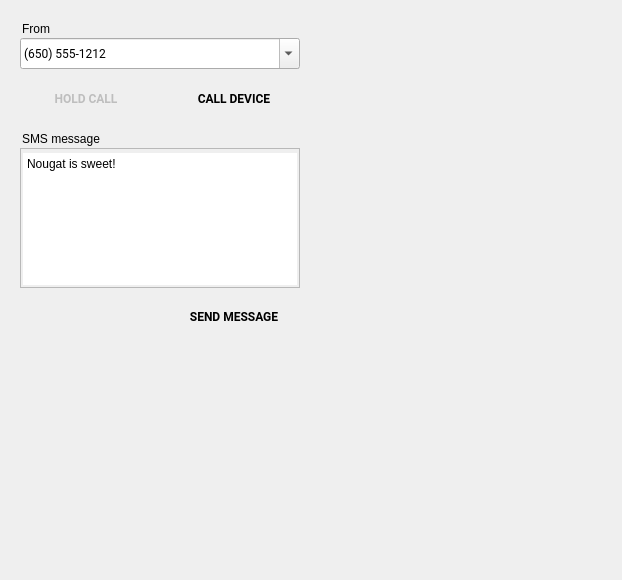
<?xml version="1.0" encoding="UTF-8"?>
<ui version="4.0">
 <class>TelephonyPage</class>
 <widget class="QWidget" name="TelephonyPage">
  <property name="geometry">
   <rect>
    <x>0</x>
    <y>0</y>
    <width>622</width>
    <height>580</height>
   </rect>
  </property>
  <property name="windowTitle">
   <string>Form</string>
  </property>
  <widget class="QPlainTextEdit" name="sms_messageBox">
   <property name="geometry">
    <rect>
     <x>20</x>
     <y>148</y>
     <width>280</width>
     <height>140</height>
    </rect>
   </property>
   <property name="styleSheet">
    <string notr="true">padding: 4px 2px 2px 2px;</string>
   </property>
   <property name="plainText">
    <string>Nougat is sweet!</string>
   </property>
   <property name="ColorGroup" stdset="0">
    <string>SmsBox</string>
   </property>
   <property name="report_metrics" stdset="0">
    <bool>false</bool>
   </property>
  </widget>
  <widget class="QGroupBox" name="tel_fromGroup">
   <property name="geometry">
    <rect>
     <x>20</x>
     <y>20</y>
     <width>51</width>
     <height>21</height>
    </rect>
   </property>
   <property name="styleSheet">
    <string notr="true">border: 0px;</string>
   </property>
   <property name="title">
    <string>From</string>
   </property>
   <property name="ColorGroup" stdset="0">
    <string notr="true">Title</string>
   </property>
  </widget>
  <widget class="RaisedMaterialButton" name="tel_startEndButton">
   <property name="geometry">
    <rect>
     <x>168</x>
     <y>80</y>
     <width>132</width>
     <height>36</height>
    </rect>
   </property>
   <property name="font">
    <font>
     <family>Roboto</family>
     <weight>75</weight>
     <bold>true</bold>
    </font>
   </property>
   <property name="toolTip">
    <string>Start call</string>
   </property>
   <property name="text">
    <string>CALL DEVICE</string>
   </property>
   <property name="icon">
    <iconset resource="../resources.qrc">
     <normaloff>:/light/phone_button</normaloff>:/light/phone_button</iconset>
   </property>
   <property name="iconSize">
    <size>
     <width>20</width>
     <height>20</height>
    </size>
   </property>
   <property name="flat">
    <bool>true</bool>
   </property>
   <property name="themeIconName" stdset="0">
    <string>phone_button</string>
   </property>
   <property name="ColorGroup" stdset="0">
    <string>Tool</string>
   </property>
   <property name="themeIconName_disabled" stdset="0">
    <string>phone_disabled</string>
   </property>
   <property name="report_metrics" stdset="0">
    <bool>false</bool>
   </property>
  </widget>
  <widget class="QComboBox" name="tel_numberBox">
   <property name="geometry">
    <rect>
     <x>20</x>
     <y>38</y>
     <width>280</width>
     <height>31</height>
    </rect>
   </property>
   <property name="font">
    <font>
     <family>Roboto</family>
    </font>
   </property>
   <property name="editable">
    <bool>true</bool>
   </property>
   <property name="insertPolicy">
    <enum>QComboBox::InsertAtTop</enum>
   </property>
   <property name="report_metrics" stdset="0">
    <bool>false</bool>
   </property>
   <item>
    <property name="text">
     <string>(650) 555-1212</string>
    </property>
   </item>
   <item>
    <property name="text">
     <string>+1 650 555-6789</string>
    </property>
   </item>
  </widget>
  <widget class="RaisedMaterialButton" name="sms_sendButton">
   <property name="geometry">
    <rect>
     <x>168</x>
     <y>298</y>
     <width>132</width>
     <height>36</height>
    </rect>
   </property>
   <property name="font">
    <font>
     <family>Roboto</family>
     <weight>75</weight>
     <bold>true</bold>
    </font>
   </property>
   <property name="text">
    <string>SEND MESSAGE</string>
   </property>
   <property name="icon">
    <iconset resource="../resources.qrc">
     <normaloff>:/dark/send</normaloff>:/dark/send</iconset>
   </property>
   <property name="iconSize">
    <size>
     <width>20</width>
     <height>20</height>
    </size>
   </property>
   <property name="flat">
    <bool>true</bool>
   </property>
   <property name="themeIconName" stdset="0">
    <string>send</string>
   </property>
   <property name="ColorGroup" stdset="0">
    <string>Tool</string>
   </property>
   <property name="report_metrics" stdset="0">
    <bool>false</bool>
   </property>
  </widget>
  <widget class="RaisedMaterialButton" name="tel_holdCallButton">
   <property name="enabled">
    <bool>false</bool>
   </property>
   <property name="geometry">
    <rect>
     <x>20</x>
     <y>80</y>
     <width>132</width>
     <height>36</height>
    </rect>
   </property>
   <property name="font">
    <font>
     <family>Roboto</family>
     <weight>75</weight>
     <bold>true</bold>
    </font>
   </property>
   <property name="toolTip">
    <string>Hold call</string>
   </property>
   <property name="text">
    <string>HOLD CALL</string>
   </property>
   <property name="icon">
    <iconset resource="../resources.qrc">
     <normaloff>:/light/phone_paused</normaloff>
     <disabledoff>:/light/phone_paused_disabled</disabledoff>:/light/phone_paused</iconset>
   </property>
   <property name="iconSize">
    <size>
     <width>20</width>
     <height>20</height>
    </size>
   </property>
   <property name="flat">
    <bool>true</bool>
   </property>
   <property name="themeIconName" stdset="0">
    <string>phone_paused</string>
   </property>
   <property name="themeIconName_disabled" stdset="0">
    <string>phone_paused_disabled</string>
   </property>
   <property name="ColorGroup" stdset="0">
    <string>Tool</string>
   </property>
   <property name="report_metrics" stdset="0">
    <bool>false</bool>
   </property>
  </widget>
  <widget class="QGroupBox" name="tel_SmsGroup">
   <property name="geometry">
    <rect>
     <x>20</x>
     <y>130</y>
     <width>141</width>
     <height>21</height>
    </rect>
   </property>
   <property name="styleSheet">
    <string notr="true">border: 0px;</string>
   </property>
   <property name="title">
    <string>SMS message</string>
   </property>
   <property name="ColorGroup" stdset="0">
    <string notr="true">Title</string>
   </property>
  </widget>
  <zorder>tel_SmsGroup</zorder>
  <zorder>sms_messageBox</zorder>
  <zorder>tel_fromGroup</zorder>
  <zorder>tel_startEndButton</zorder>
  <zorder>tel_numberBox</zorder>
  <zorder>sms_sendButton</zorder>
  <zorder>tel_holdCallButton</zorder>
 </widget>
 <customwidgets>
  <customwidget>
   <class>RaisedMaterialButton</class>
   <extends>QPushButton</extends>
   <header>android/skin/qt/raised-material-button.h</header>
  </customwidget>
 </customwidgets>
 <tabstops>
  <tabstop>tel_numberBox</tabstop>
  <tabstop>tel_holdCallButton</tabstop>
  <tabstop>tel_startEndButton</tabstop>
  <tabstop>sms_messageBox</tabstop>
  <tabstop>sms_sendButton</tabstop>
 </tabstops>
 <resources>
  <include location="../resources.qrc"/>
 </resources>
 <connections/>
</ui>
